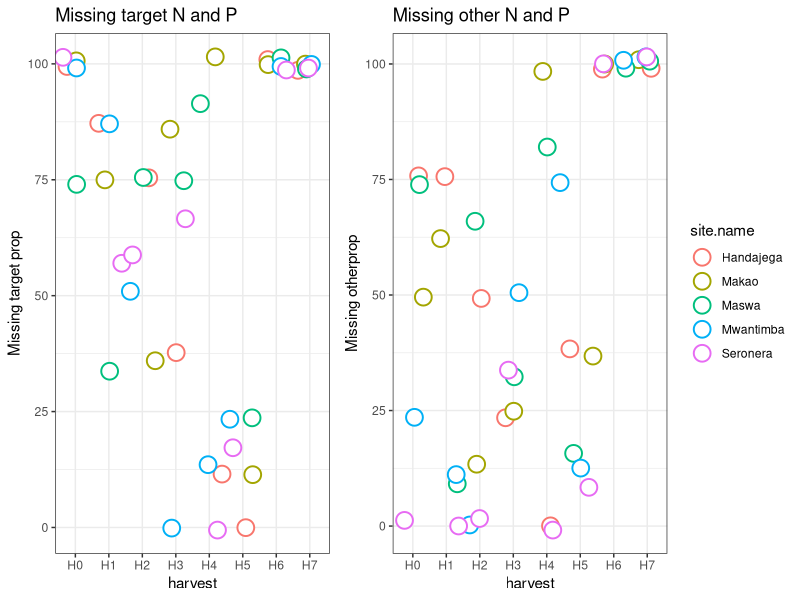

Write the R code that produced this figure. (Note: this script raises an error after producing the figure.)
#################################################################
#Serengeti moveable exclosure
# Marit
#02/10/2018 
################################################################
#clear system & package libraries
rm(list=ls())
library(lattice)
library(MASS)
library(dplyr)
library(lubridate)
library(data.table)  
library(ggplot2)
library(grid)
library(egg)
library(ggpubr)
################################################################

# Import data seasonal biomass, dung, PRC and environmental data
OnMove<-read.csv(file="Moveable exclosures/Movable.exclosure.data.FULL.csv", sep=",",header=TRUE)

# Explore dataset
names(OnMove)
str(OnMove)
dim(OnMove)

# H0 = 20 samples
# H1-H7 harvest 48 samples 
names(OnMove)
OnMove$site.name
# Count function
length(OnMove$harvest)
length(OnMove$site.name)
#Total.NP<-count(OnMove, c("site.name","harvest")) # Total - 20, 48 etc.

Total.NP<-table(OnMove$harvest,OnMove$site.name)
Total.NP<-as.data.frame(Total.NP)

# Count whether missing or not
TargetNP<-table(OnMove$harvest,OnMove$site.name, !is.na(OnMove$N.target))
OtherNP<-table(OnMove$harvest,OnMove$site.name, !is.na(OnMove$N.other))
# dataframe
TargetNP<-as.data.frame(TargetNP)
OtherNP<-as.data.frame(OtherNP)
# Make column for function - target vs other
TargetNP$plant.fx<-"target"
OtherNP$plant.fx<-"other"
#Combin
TotalNP<-rbind(TargetNP,OtherNP)
colnames(TotalNP)<-c("harvest","site.name","absence","freq","plant.fx")
levels(TotalNP$absence)<-c("Absence","Prescence")
TotalNP$freq.total<-Total.NP$Freq

TotalNP$prop<-TotalNP$freq/TotalNP$freq.total*100

TargetAb<-TotalNP[TotalNP$absence=="Absence" & TotalNP$plant.fx=="target",]
TargetAbPlot<-ggplot(TargetAb,aes(x=harvest,y=prop, colour=site.name))+
  ylab("Missing target prop")+ggtitle("Missing target N and P")+
  geom_jitter(stat="identity", size=5, fill="white", shape=21, stroke=1, show.legend=F) +theme_bw()


OtherAb<-TotalNP[TotalNP$absence=="Absence" & TotalNP$plant.fx=="other",]
OtherAbPlot<-ggplot(OtherAb,aes(x=harvest,y=prop, colour=site.name))+ggtitle("Missing other N and P")+
  ylab("Missing otherprop")+
  geom_jitter(stat="identity", size=5, fill="white", shape=21, stroke=1) +theme_bw()

# Combine plots
egg::ggarrange(TargetAbPlot,OtherAbPlot, ncol=2)

# Export jpeg
#ggsave("/Users/anotherswsmith/Documents/AfricanBioServices/Data/VegSoil_GitHub/AfricanBioServices-Vegetation-and-soils/Moveable exclosures/MissingNP.jpeg",
#       width= 18, height = 12,units ="cm",
#       dpi = 600, limitsize = TRUE)

##############################################
####  Sub-sampling for NTNU CNP analysis ####
##############################################

##############################################
####  Samples with issues at SUA ####
##############################################
# How many subsamples are at SUA/NTNU
# BASED ON TARGET SUB SUA AND SUB NTNU
SubsamplesSUA<-OnMove[!is.na(OnMove$Sub.SUA), ] # Remove NAs
SubsamplesSUA$harvest
dim(SubsamplesSUA)# 226 
SubsamplesSUA<-SubsamplesSUA[!SubsamplesSUA$harvest=="H5" & !SubsamplesSUA$harvest=="H6" & !SubsamplesSUA$harvest=="H7",]
SubsamplesSUA<-droplevels(SubsamplesSUA)
dim(SubsamplesSUA)# 118

SubsamplesNTNU<-OnMove[!is.na(OnMove$Sub.NTNU), ] # Remove NAs
SubsamplesNTNU<-droplevels(SubsamplesNTNU)
dim(SubsamplesNTNU)# 138

# Remove H5, 6 and 7
OnMove2<-OnMove[!OnMove$harvest=="H5" & !OnMove$harvest=="H6" & !OnMove$harvest=="H7",]
OnMove2<-droplevels(OnMove2)

# Target NTNU and SUA
Sub2Institues<-OnMove2[OnMove2$Sub.SUA>.1 & OnMove2$Sub.NTNU>.1,]
Sub2Institues<-subset(OnMove2, Sub.SUA >.1 | Sub.NTNU>.1) 
Sub2Institues<-Sub2Institues[!is.na(Sub2Institues$Sub.NTNU), ]
Sub2Institues<-Sub2Institues[!is.na(Sub2Institues$Sub.SUA), ]
dim(Sub2Institues)  # ****70 target shared****
SharedMissingN<-Sub2Institues[is.na(Sub2Institues$N.target), ]
dim(SharedMissingN) # ****9 target OVERLAP AND ISSUE ****

# Non-target (other) NTNU and SUA
Sub2Institues1<-OnMove2[OnMove2$Sub.SUA.1>.1 & OnMove2$Sub.NTNU.1>.1,]
Sub2Institues1<-subset(OnMove2, Sub.SUA.1 >.1 | Sub.NTNU.1>.1) 
Sub2Institues1<-Sub2Institues1[!is.na(Sub2Institues1$Sub.NTNU.1), ]
Sub2Institues1<-Sub2Institues1[!is.na(Sub2Institues1$Sub.SUA.1), ]
dim(Sub2Institues1)  # 119 non-target shared 

SharedMissingNother<-Sub2Institues1[is.na(Sub2Institues1$N.other), ]
dim(SharedMissingNother) # ******18 non-target*******


MissingSamplesSHARED<-rbind(SharedMissingN,SharedMissingNother)
dim(MissingSamplesSHARED)# 27 samples with issues

# Export missing sample list
write.table(MissingSamplesSHARED, file = "Moveable exclosures/MissingSamplesSHARED.csv",row.names=T, na="",col.names=T, sep=";")

##############################################################
####  Samples no issues at SUA - retest for equipment ####
##############################################################

OnMoveOK<-OnMove[!MissingSamplesSHARED$plot.id, ]
subset(!MissingSamplesSHARED$plot.id)

library(dplyr)
OnMove2<-OnMove[!OnMove$harvest=="H5" & !OnMove$harvest=="H6" & !OnMove$harvest=="H7",] # Remove H5, H6, H7
OnMove2Pt<-OnMove2[!is.na(OnMove2$P.target), ] #Remove any target P without value
OnMove2Pt$P.target
OnMove2PtOK<-OnMove2Pt %>% filter(!plot.id %in% MissingSamplesSHARED$plot.id) # Remove samples codes with issues
OnMove2PtOK$P.target
dim(OnMove2PtOK) # 82
OnMove2PtOKb$P.target
OnMove2PtOKb<-OnMove2PtOK[rev(order(OnMove2PtOK$P.target)),]
OnMove2PtOKb$P.target
# 70 - 9 = 61
